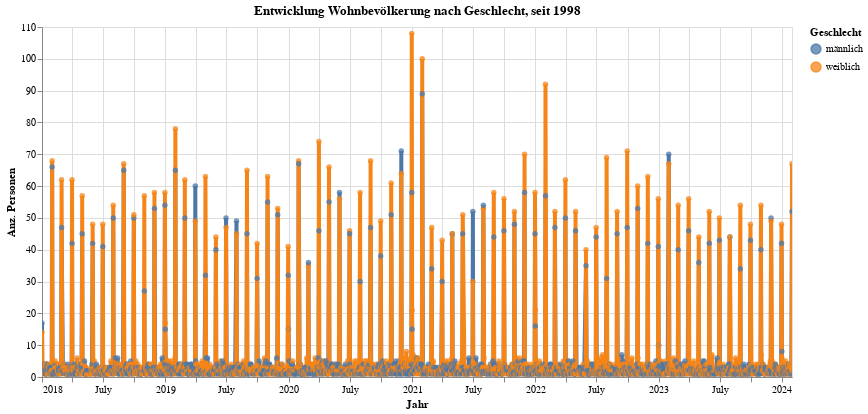

The code cell stored with this chart in its notebook:
### Code cell
myTitle="Entwicklung Wohnbevölkerung nach Geschlecht, seit "+str(data2betested.index.year.min())

highlight = alt.selection(type='single', on='mouseover',
                          fields=['SEX_lang'], nearest=True)
#x='date:StichtagDatJahr',
base = alt.Chart(myAgg3.reset_index(), title=myTitle).encode(
    x=alt.X('StichtagDatJahr', axis=alt.Axis(title='Jahr'))# , axis=alt.Axis(format='%', title='percentage')
    , y=alt.X('sum_WBev', axis=alt.Axis(title='Anz. Personen'))
    , color=alt.Color('SEX_lang', legend=alt.Legend(title="Geschlecht", orient="right"))  
    ,tooltip=['StichtagDatJahr', 'SEX_lang','sum_WBev']    
)
points = base.mark_circle().encode(
    opacity=alt.value(0.75)
).add_selection(
    highlight
).properties(
    width=750 , height=350
)
lines = base.mark_line().encode(
    size=alt.condition(~highlight, alt.value(0.5), alt.value(4))
).interactive()

lines + points

### Figure 1 — Vega-Lite specification as saved in the notebook (floating-point values rounded to 4 significant figures; data arrays with more than 128 entries replaced by an {"elided": "..."} marker saying what was removed)
{"config": {"view": {"continuousWidth": 400, "continuousHeight": 300}}, "layer": [{"mark": "line", "encoding": {"color": {"type": "nominal", "field": "SEX_lang", "legend": {"orient": "right", "title": "Geschlecht"}}, "size": {"condition": {"value": 0.5, "selection": {"not": "selector007"}}, "value": 4}, "tooltip": [{"type": "temporal", "field": "StichtagDatJahr"}, {"type": "nominal", "field": "SEX_lang"}, {"type": "quantitative", "field": "sum_WBev"}], "x": {"type": "temporal", "axis": {"title": "Jahr"}, "field": "StichtagDatJahr"}, "y": {"type": "quantitative", "axis": {"title": "Anz. Personen"}, "field": "sum_WBev"}}, "selection": {"selector008": {"type": "interval", "bind": "scales", "encodings": ["x", "y"]}}, "title": "Entwicklung Wohnbevölkerung nach Geschlecht, seit 1998"}, {"mark": "circle", "encoding": {"color": {"type": "nominal", "field": "SEX_lang", "legend": {"orient": "right", "title": "Geschlecht"}}, "opacity": {"value": 0.75}, "tooltip": [{"type": "temporal", "field": "StichtagDatJahr"}, {"type": "nominal", "field": "SEX_lang"}, {"type": "quantitative", "field": "sum_WBev"}], "x": {"type": "temporal", "axis": {"title": "Jahr"}, "field": "StichtagDatJahr"}, "y": {"type": "quantitative", "axis": {"title": "Anz. Personen"}, "field": "sum_WBev"}}, "height": 350, "selection": {"selector007": {"type": "single", "on": "mouseover", "fields": ["SEX_lang"], "nearest": true}}, "title": "Entwicklung Wohnbevölkerung nach Geschlecht, seit 1998", "width": 750}], "data": {"name": "data-e1bed7fb18ba05700f8d3abdd55821b2"}, "$schema": "https://vega.github.io/schema/vega-lite/v4.8.1.json", "datasets": {"data-e1bed7fb18ba05700f8d3abdd55821b2": {"elided": "3539 records"}}}
